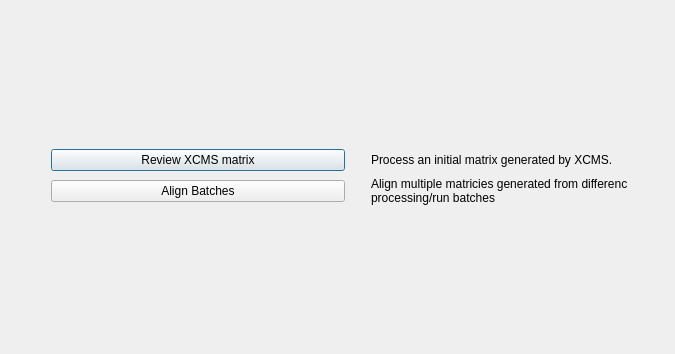
<?xml version="1.0" encoding="UTF-8"?>
<ui version="4.0">
 <class>Dialog</class>
 <widget class="QDialog" name="Dialog">
  <property name="geometry">
   <rect>
    <x>0</x>
    <y>0</y>
    <width>675</width>
    <height>354</height>
   </rect>
  </property>
  <property name="windowTitle">
   <string>Dialog</string>
  </property>
  <layout class="QGridLayout" name="gridLayout_2">
   <item row="0" column="0">
    <layout class="QGridLayout" name="gridLayout">
     <item row="0" column="1">
      <widget class="QPushButton" name="viewXCMSButton">
       <property name="text">
        <string>Review XCMS matrix</string>
       </property>
      </widget>
     </item>
     <item row="0" column="3">
      <widget class="QLabel" name="label">
       <property name="text">
        <string>Process an initial matrix generated by XCMS. </string>
       </property>
       <property name="wordWrap">
        <bool>true</bool>
       </property>
      </widget>
     </item>
     <item row="1" column="1">
      <widget class="QPushButton" name="alignBatchButton">
       <property name="text">
        <string>Align Batches</string>
       </property>
      </widget>
     </item>
     <item row="1" column="3">
      <widget class="QLabel" name="label_2">
       <property name="text">
        <string>Align multiple matricies generated from differenc processing/run batches</string>
       </property>
       <property name="wordWrap">
        <bool>true</bool>
       </property>
      </widget>
     </item>
     <item row="0" column="0">
      <spacer name="horizontalSpacer">
       <property name="orientation">
        <enum>Qt::Horizontal</enum>
       </property>
       <property name="sizeType">
        <enum>QSizePolicy::Maximum</enum>
       </property>
       <property name="sizeHint" stdset="0">
        <size>
         <width>40</width>
         <height>20</height>
        </size>
       </property>
      </spacer>
     </item>
     <item row="0" column="2">
      <spacer name="horizontalSpacer_2">
       <property name="orientation">
        <enum>Qt::Horizontal</enum>
       </property>
       <property name="sizeType">
        <enum>QSizePolicy::Maximum</enum>
       </property>
       <property name="sizeHint" stdset="0">
        <size>
         <width>20</width>
         <height>20</height>
        </size>
       </property>
      </spacer>
     </item>
    </layout>
   </item>
  </layout>
 </widget>
 <resources/>
 <connections/>
</ui>
